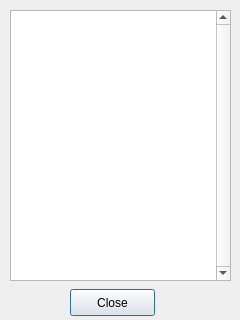
<?xml version="1.0" encoding="UTF-8"?>
<ui version="4.0">
 <class>EventHistory</class>
 <widget class="QDialog" name="EventHistory">
  <property name="geometry">
   <rect>
    <x>0</x>
    <y>0</y>
    <width>240</width>
    <height>320</height>
   </rect>
  </property>
  <property name="windowTitle">
   <string>Event history</string>
  </property>
  <widget class="QTreeView" name="eventListView">
   <property name="geometry">
    <rect>
     <x>10</x>
     <y>10</y>
     <width>221</width>
     <height>271</height>
    </rect>
   </property>
   <property name="sizePolicy">
    <sizepolicy hsizetype="Expanding" vsizetype="Expanding">
     <horstretch>0</horstretch>
     <verstretch>0</verstretch>
    </sizepolicy>
   </property>
   <property name="verticalScrollBarPolicy">
    <enum>Qt::ScrollBarAlwaysOn</enum>
   </property>
   <property name="selectionMode">
    <enum>QAbstractItemView::NoSelection</enum>
   </property>
  </widget>
  <widget class="QPushButton" name="closeButton">
   <property name="geometry">
    <rect>
     <x>70</x>
     <y>289</y>
     <width>85</width>
     <height>27</height>
    </rect>
   </property>
   <property name="text">
    <string>Close</string>
   </property>
  </widget>
 </widget>
 <layoutdefault spacing="6" margin="11"/>
 <includes>
  <include location="local">wpamsg.h</include>
 </includes>
 <resources/>
 <connections/>
</ui>
